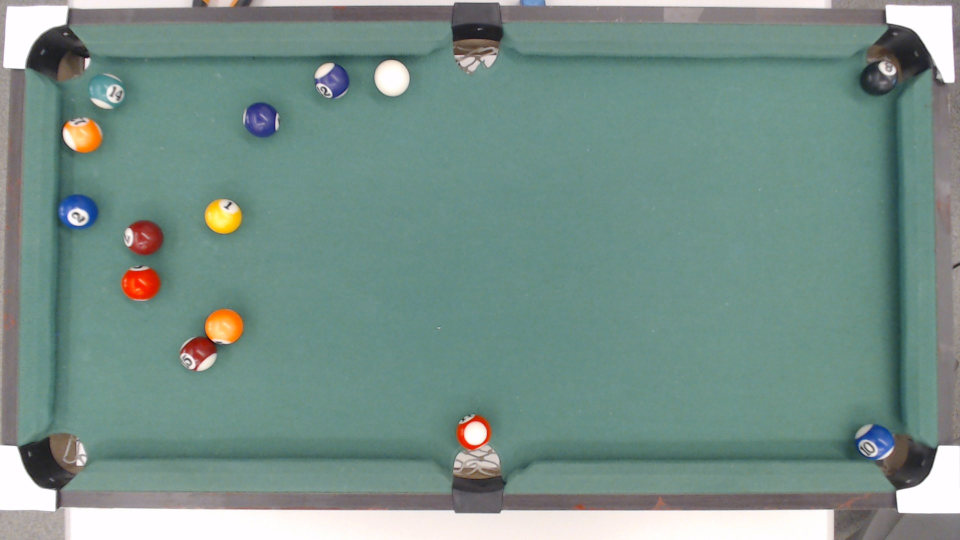
#> input picture Fotos_Mesa_Sinuca/Mesa_Sinuca_Color_3.jpg, 1920 x 1080 px, found by its file name (shown at 1/2 size)
$ python visualiza_hsv.py
#> lines starting #> are read from the running program, lines starting #| are printed output that depends on the picture
import cv2
import numpy as np
import matplotlib.pyplot as plt

# Caminho para a imagem
caminho_img = "visao_Robotica\Fotos_Mesa_Sinuca\Mesa_Sinuca_Color_3.jpg"

# Carregando a imagem colorida
img_in_color = cv2.imread(caminho_img, cv2.IMREAD_COLOR)
#> img_in_color is the input picture: shape (1080, 1920, 3); mean B, G, R 137.2, 144.3, 119
if img_in_color is None:
    raise FileNotFoundError("A imagem não foi encontrada no caminho especificado.")
img_in_color_cropped = img_in_color[110:918, 112:1809]  # Recorte da imagem: y - x
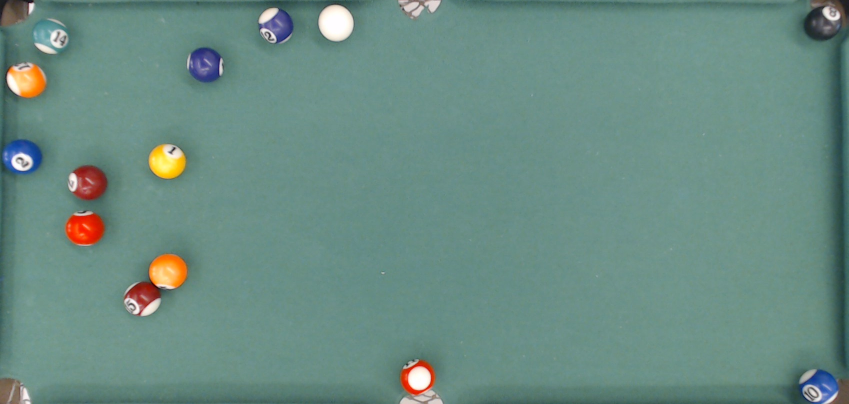
#> img_in_color_cropped: shape (808, 1697, 3) (shown at 1/2 size); mean B, G, R 131.1, 139.9, 106.5

# Convertendo a imagem para o espaço de cor HSV
img_HSV = cv2.cvtColor(img_in_color_cropped, cv2.COLOR_BGR2HSV)
#> img_HSV: shape (808, 1697, 3); mean H, S, V 81.4, 69.6, 142.4

# Dividindo a imagem HSV em seus canais individuais
H, S, V = cv2.split(img_HSV)
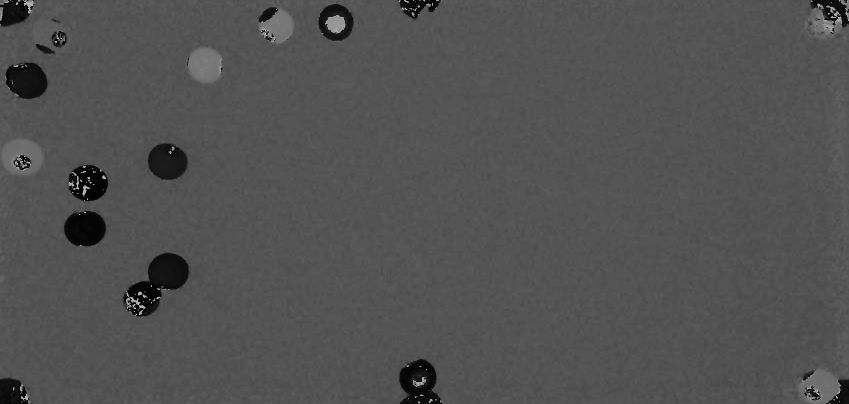
#> H: shape (808, 1697) (shown at 1/2 size); min 0, max 179, mean 81.4
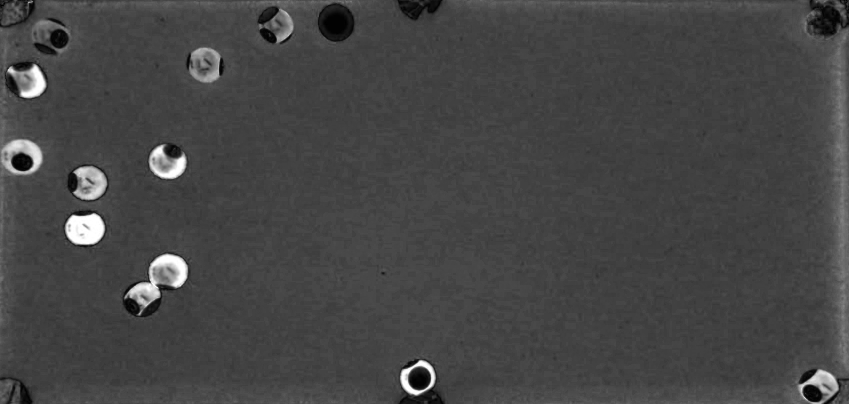
#> S: shape (808, 1697) (shown at 1/2 size); min 0, max 255, mean 69.6
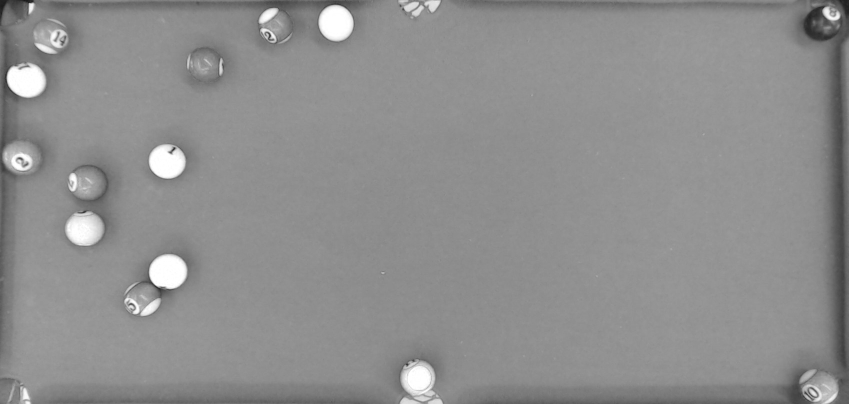
#> V: shape (808, 1697) (shown at 1/2 size); min 21, max 255, mean 142.4

# Plota as imagens
plt.figure(figsize=(15, 5))
plt.subplot(1, 4, 1)
plt.imshow(cv2.cvtColor(img_in_color_cropped, cv2.COLOR_BGR2RGB))
plt.title('Original')

plt.subplot(1, 4, 2)
plt.imshow(H, cmap='hsv')
plt.colorbar()
plt.title('Canal H (Matiz)')

plt.subplot(1, 4, 3)
plt.imshow(S, cmap='gray')
plt.colorbar()
plt.title('Canal S (Saturação)')

plt.subplot(1, 4, 4)
plt.imshow(V, cmap='gray')
plt.colorbar()
plt.title('Canal V (Valor)')

plt.show()
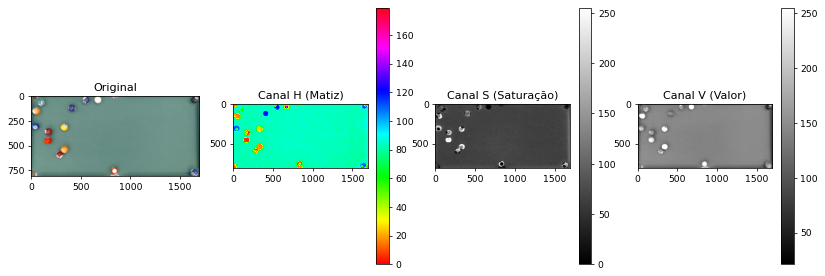
#> figure drawn by matplotlib, 7 panels

$ run again, with Fotos_Mesa_Sinuca/Mesa_Sinuca_Color_1.jpg copied over Fotos_Mesa_Sinuca/Mesa_Sinuca_Color_3.jpg
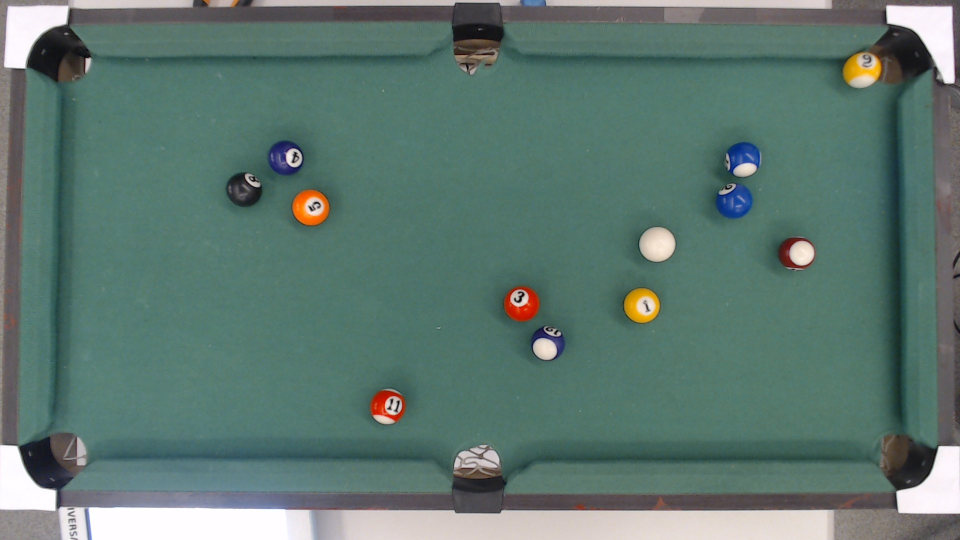
#> input picture Fotos_Mesa_Sinuca/Mesa_Sinuca_Color_1.jpg, 1920 x 1080 px, found by its file name (shown at 1/2 size)
#> img_in_color is the input picture: shape (1080, 1920, 3); mean B, G, R 112.3, 119.6, 94.1
#> img_HSV: shape (808, 1697, 3); mean H, S, V 80.4, 82.9, 116.6
#> `H, S, V = cv2.split(img_HSV)`:
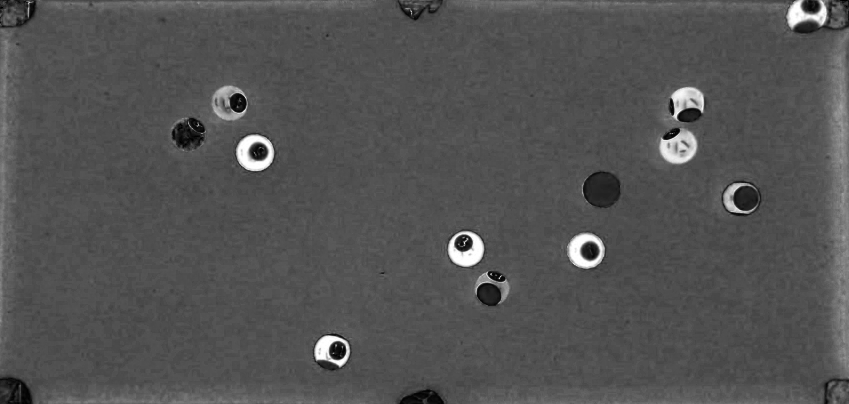
#> S: shape (808, 1697) (shown at 1/2 size); min 0, max 255, mean 82.9
#> `H, S, V = cv2.split(img_HSV)`:
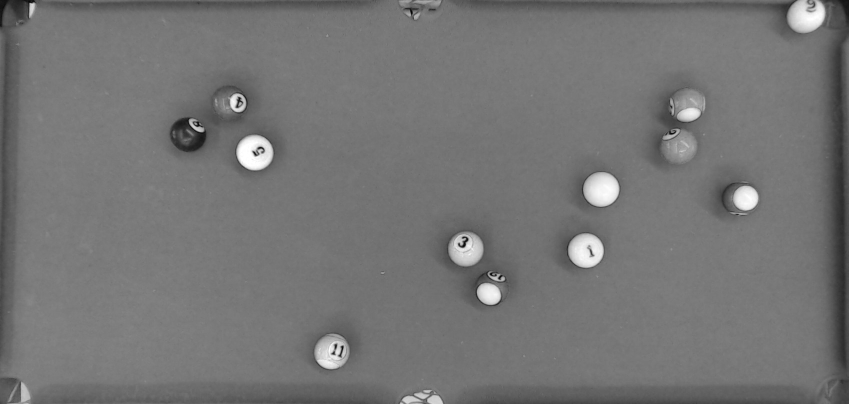
#> V: shape (808, 1697) (shown at 1/2 size); min 1, max 255, mean 116.6

$ run again, with Fotos_Mesa_Sinuca/Mesa_Sinuca_Color_2.jpg copied over Fotos_Mesa_Sinuca/Mesa_Sinuca_Color_3.jpg
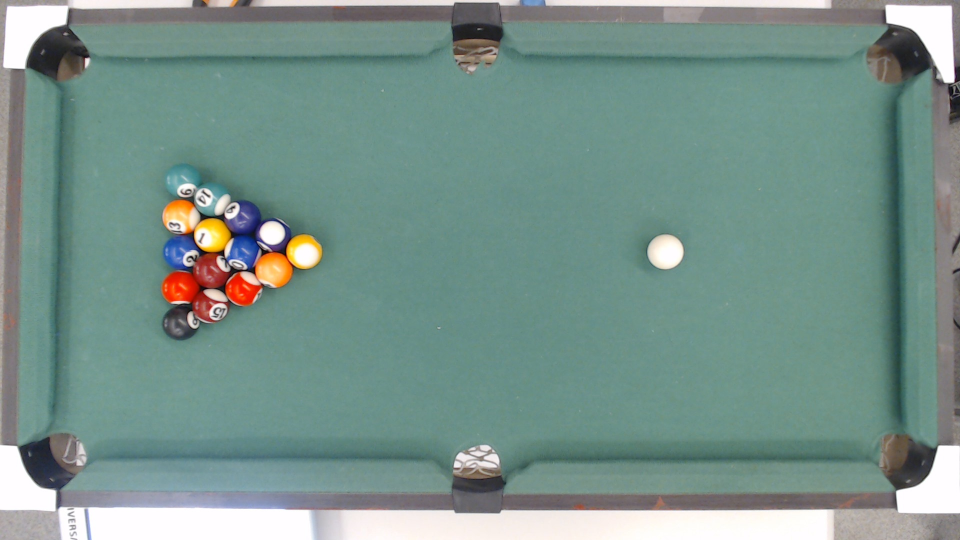
#> input picture Fotos_Mesa_Sinuca/Mesa_Sinuca_Color_2.jpg, 1920 x 1080 px, found by its file name (shown at 1/2 size)
#> img_in_color is the input picture: shape (1080, 1920, 3); mean B, G, R 139.6, 146.6, 120.3
#> img_HSV: shape (808, 1697, 3); mean H, S, V 81.3, 70.9, 144.8
#> `H, S, V = cv2.split(img_HSV)`:
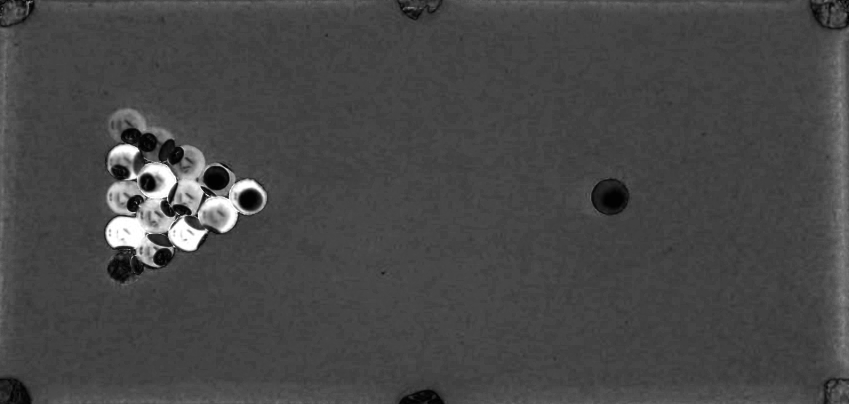
#> S: shape (808, 1697) (shown at 1/2 size); min 0, max 255, mean 70.9
#> `H, S, V = cv2.split(img_HSV)`:
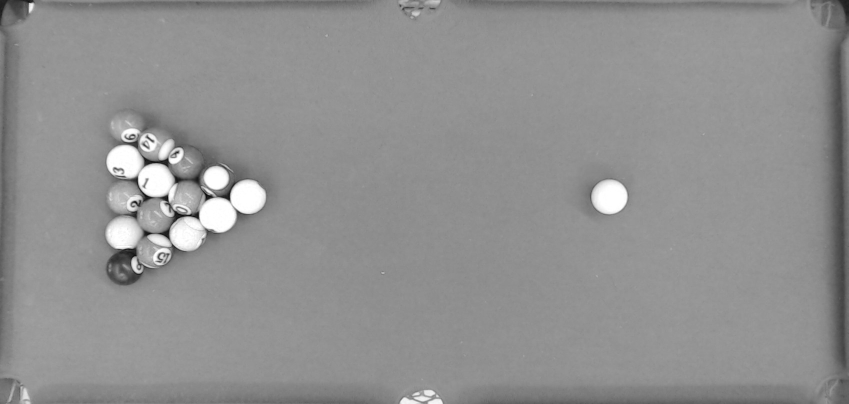
#> V: shape (808, 1697) (shown at 1/2 size); min 3, max 255, mean 144.8

$ run again, with Fotos_Mesa_Sinuca/Mesa_Sinuca_Color_4.jpg copied over Fotos_Mesa_Sinuca/Mesa_Sinuca_Color_3.jpg
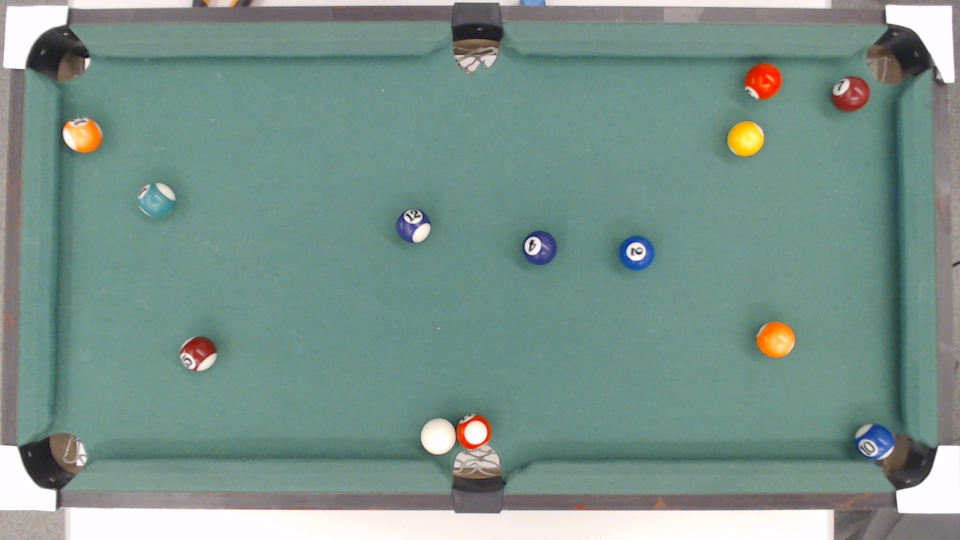
#> input picture Fotos_Mesa_Sinuca/Mesa_Sinuca_Color_4.jpg, 1920 x 1080 px, found by its file name (shown at 1/2 size)
#> img_in_color is the input picture: shape (1080, 1920, 3); mean B, G, R 138.5, 146.1, 121
#> img_HSV: shape (808, 1697, 3); mean H, S, V 80.8, 68.5, 144.2
#> `H, S, V = cv2.split(img_HSV)`:
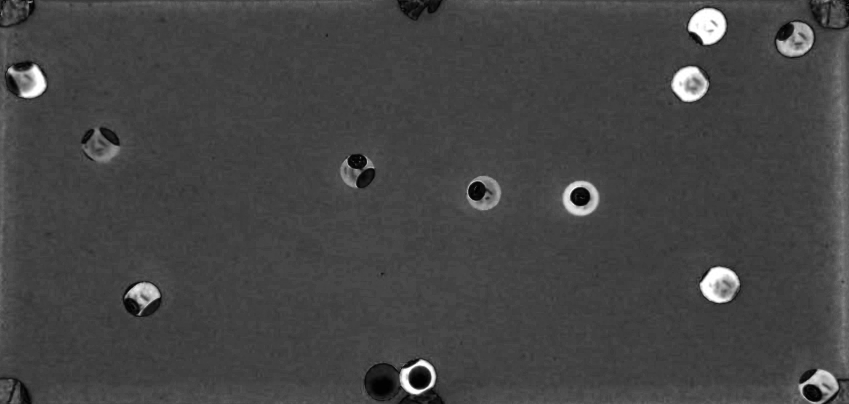
#> S: shape (808, 1697) (shown at 1/2 size); min 0, max 255, mean 68.5
#> `H, S, V = cv2.split(img_HSV)`:
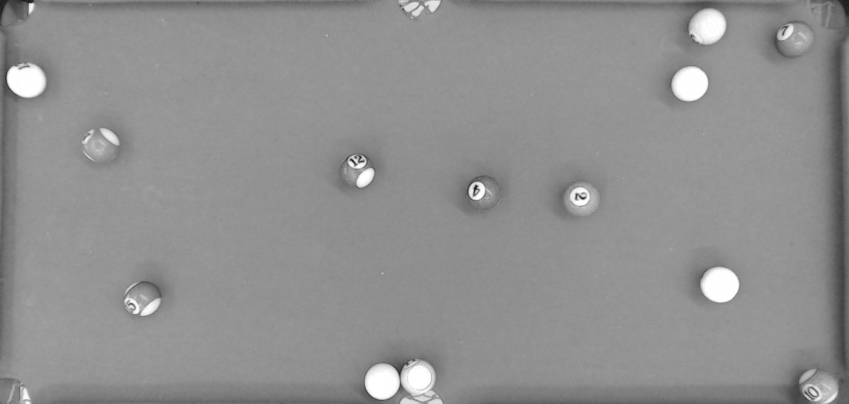
#> V: shape (808, 1697) (shown at 1/2 size); min 8, max 255, mean 144.2
